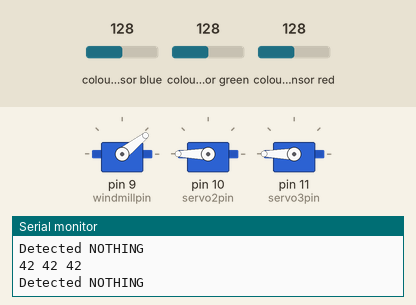
This sketch was run on a simulated Arduino Uno, built with avr-gcc and run on an emulated ATmega328P. Shown: 3 × servo, the last lines printed to the serial monitor. Wiring (inferred from the names in the program): TCS3200 colour sensor: output pin 8; S2 pin 6; S3 pin 7; S0 pin 4; S1 pin 5. Inputs (shaded band) come from the test bench; at power-on: colour sensor blue 128, colour sensor green 128, colour sensor red 128.

Above: at 1.7 s.
1.8 s: colour sensor blue set to 112
3.4 s: colour sensor blue set to 104
At 4.0 s:
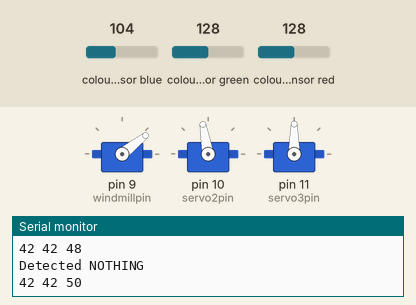
6.4 s: colour sensor green set to 109
9.4 s: colour sensor green set to 101
At 9.76 s:
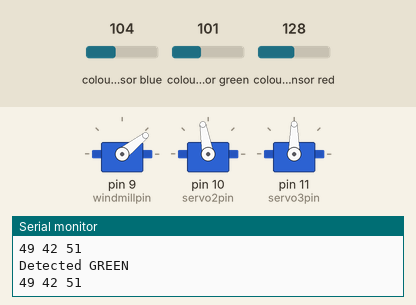
11.0 s: colour sensor blue set to 97
At 13.9 s:
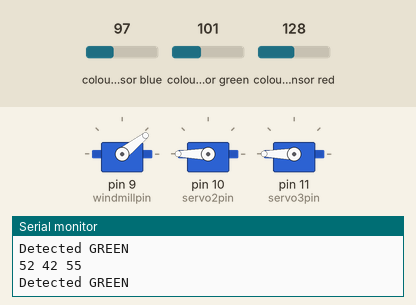
14.0 s: colour sensor blue set to 128
At 14.9 s:
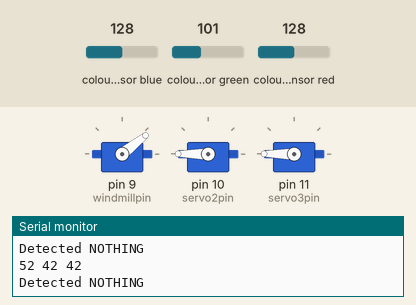
Timing chart, 0 to 16.5 s (numbered marks = the images above; inputs shaded):
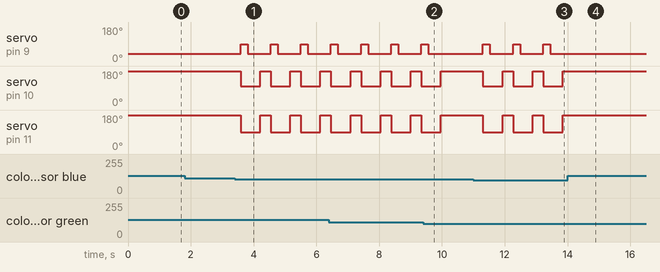

The sketch:

arduinobackupcodes.ino
```cpp
/* Li industrial technologies. Last save 4/23/19
 *
 *  last change was motors0
 */

#include <Servo.h>
#define S0 4
#define S1 5
#define S2 6
#define S3 7
#define sensorOut 8

#define windmillpin  9
#define servo2pin 10
#define servo3pin 11

// variables
int windmilldelay = 225;
int frequency = 0;
int sensordelay = 10;
int greenval = 0;
int redval = 0;
int blueval = 0;
int avred = 0;
int avgreen = 0;
int avblue = 0;
  int delaytime = 575;
//add servos
Servo Windmill;
Servo Servo2;
Servo Servo3;

void setup() {
  // attach color sensor
  pinMode(S0, OUTPUT);
  pinMode(S1, OUTPUT);
  pinMode(S2, OUTPUT);
  pinMode(S3, OUTPUT);
  pinMode(sensorOut, INPUT);

  //attach servos
  Windmill.attach(windmillpin);
  Servo2.attach(servo2pin);
  Servo3.attach(servo3pin);

  //resets servos
  Windmill.write(38);
  Servo2.write(180);
  Servo3.write(180);

  // Color sensor Setting frequency-scaling to 20%
  digitalWrite(S0,HIGH);
  digitalWrite(S1,LOW);

  Serial.begin(9600);
  delay(delaytime);
}
void loop() {

  // Setting red filtered photodiodes to be read

  avred = 0;
  avgreen = 0;
  avblue = 0;
 for(int count = 0; count < 11; count++) {
    digitalWrite(S2,HIGH);
    digitalWrite(S3,HIGH);
    // Reading the output frequency
    redval = pulseIn(sensorOut, LOW);
    //Remaping the value of the frequency to the RGB Model of 0 to 255
   // frequency = abs(frequency);
    // Printing the value on the serial monitor
    //Serial.print("R= ");//printing name
    //Serial.print(redval);//printing RED color frequency
    //Serial.print("  ");
    delay(sensordelay);
    avred = redval + avred;

    // Setting Green filtered photodiodes to be read

    digitalWrite(S2,LOW);
    digitalWrite(S3,LOW);
    // Reading the output frequency
    greenval = pulseIn(sensorOut, LOW);
    // Printing the value on the serial monitor
    //Serial.print("G= ");//printing name
   // Serial.print(greenval);//printing RED color frequency
    //Serial.print("  ");
    delay(sensordelay);
    avgreen = greenval + avgreen;

    // Setting Blue filtered photodiodes to be read

    digitalWrite(S2,LOW);
    digitalWrite(S3,HIGH);
    // Reading the output frequency
    blueval = pulseIn(sensorOut, LOW);
    //Serial.print("B= ");//printing name
    //Serial.print(blueval);//printing RED color frequency
    //Serial.println("  ");
    delay(sensordelay);
    avblue = blueval + avblue;
 }
 avred = avred/10;
 avgreen = avgreen/10;
 avblue = avblue/10;
 Serial.print(avred);
 Serial.print(" ");
 Serial.print(avgreen);
 Serial.print(" ");
 Serial.println(avblue);

  // beginning filtration sequence
  int delaytime = 400;

  if(avred > avgreen && avred > avblue && avred <= 45 && avgreen <= 40 && avblue <= 40) { //detect white
    Windmill.write(90);
    Servo2.write(180);
    Servo3.write(180);
    delay(windmilldelay);
    Windmill.write(38);
    delay(delaytime);
    Servo2.write(180);
    Servo3.write(180);
    Serial.println("Detected WHITE");
  }
  else if(avred >= 60 && avgreen <= 40 && avblue >= 55 && avred > avgreen && avgreen < avblue && avred > avblue) {  //detect red
    Windmill.write(90);
    Servo2.write(130);
    Servo3.write(90);
    delay(windmilldelay);
    Windmill.write(38);
    delay(delaytime);
    Servo2.write(180);
    Servo3.write(180);
    Serial.println("Detected RED");
  }
  else if(avred >= 40 && avgreen >= 40 && avblue >= 50 && avgreen < avblue && avred < avblue ) {  //detect green
    //&& abs(avblue - avred) >= 15)
    Windmill.write(90);
    Servo2.write(100);
    Servo3.write(90);
    delay(windmilldelay);
    Windmill.write(38);
    delay(delaytime);
    Servo2.write(180);
    Servo3.write(180);
    Serial.println("Detected GREEN");
  }
  else if(avred >= 60 && avgreen >= 55 && avblue >= 45 && avred > avgreen && avgreen > avblue && avred > avblue) {  //detect blue
    Windmill.write(90);
    Servo2.write(180);
    Servo3.write(120);
    delay(windmilldelay);
    Windmill.write(38);
    delay(delaytime);
    Servo2.write(180);
    Servo3.write(180);
    Serial.println("Detected BLUE");
  }
  /*
  else if(avred > 70 && avred < 80 && avgreen > 50 && avgreen < 55 &&  ) { // detects null
        Windmill.write(38);
    Servo2.write(180);
    Servo3.write(180);
    Serial.println("Detected NULL");
  } */
  else { //finds nothing
    Windmill.write(38);
    Servo2.write(180);
    Servo3.write(180);
    Serial.println("Detected NOTHING");
  }
}
```

Measured:
- the behaviour switches between 108 and 107 on colour sensor blue (found by bisection; images 0 and 1)
- the behaviour switches between 106 and 105 on colour sensor green (found by bisection; images 1 and 2)
- the behaviour switches between 100 and 99 on colour sensor blue (found by bisection; images 2 and 3)
- after the input at 3.4 s, servo on pin 9 (windmillpin): alternates 90° for 0.23 s and 38° for 0.73 s, starting after 0.18 s; servo on pin 10 (servo2pin): alternates 180° for 0.33 s and 100° for 0.63 s, starting after 0.18 s; servo on pin 11 (servo3pin): alternates 180° for 0.33 s and 90° for 0.63 s, starting after 0.18 s
- after the input at 9.4 s, servo on pin 9 (windmillpin): goes on until 9.6 s, then stays 38°; servo on pin 10 (servo2pin), servo on pin 11 (servo3pin): goes on until 10.0 s, then stays 180°
- after the input at 11.0 s, servo on pin 9 (windmillpin): alternates 90° for 0.23 s and 38° for 0.73 s, starting after 0.30 s; servo on pin 10 (servo2pin): alternates 180° for 0.33 s and 100° for 0.63 s, starting after 0.31 s; servo on pin 11 (servo3pin): alternates 180° for 0.33 s and 90° for 0.63 s, starting after 0.31 s
- after the input at 14.0 s, servo on pin 9 (windmillpin): stops changing and stays 38°; servo on pin 10 (servo2pin), servo on pin 11 (servo3pin): stops changing and stays 180°
